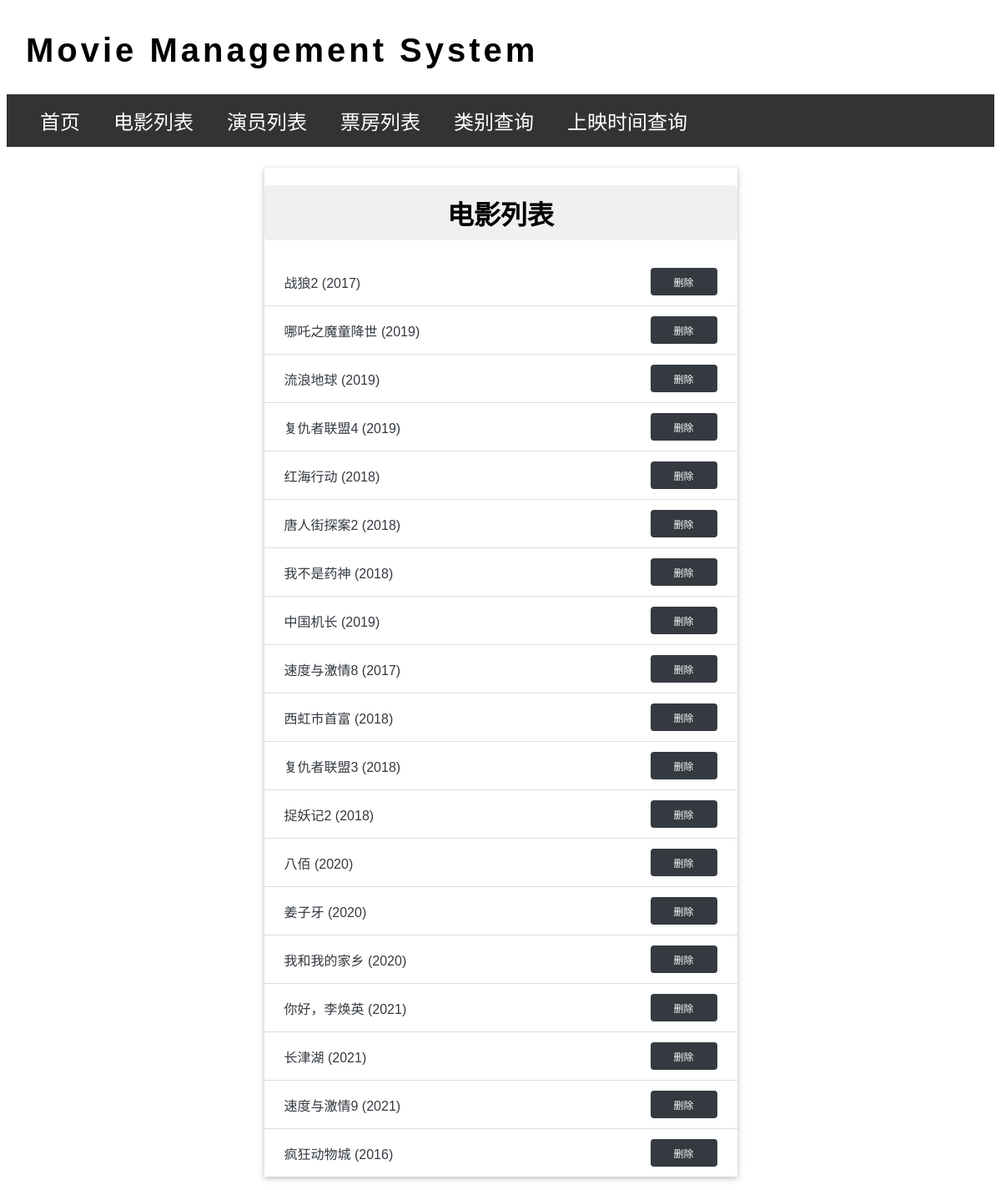
The app's page /movie_list, older data.
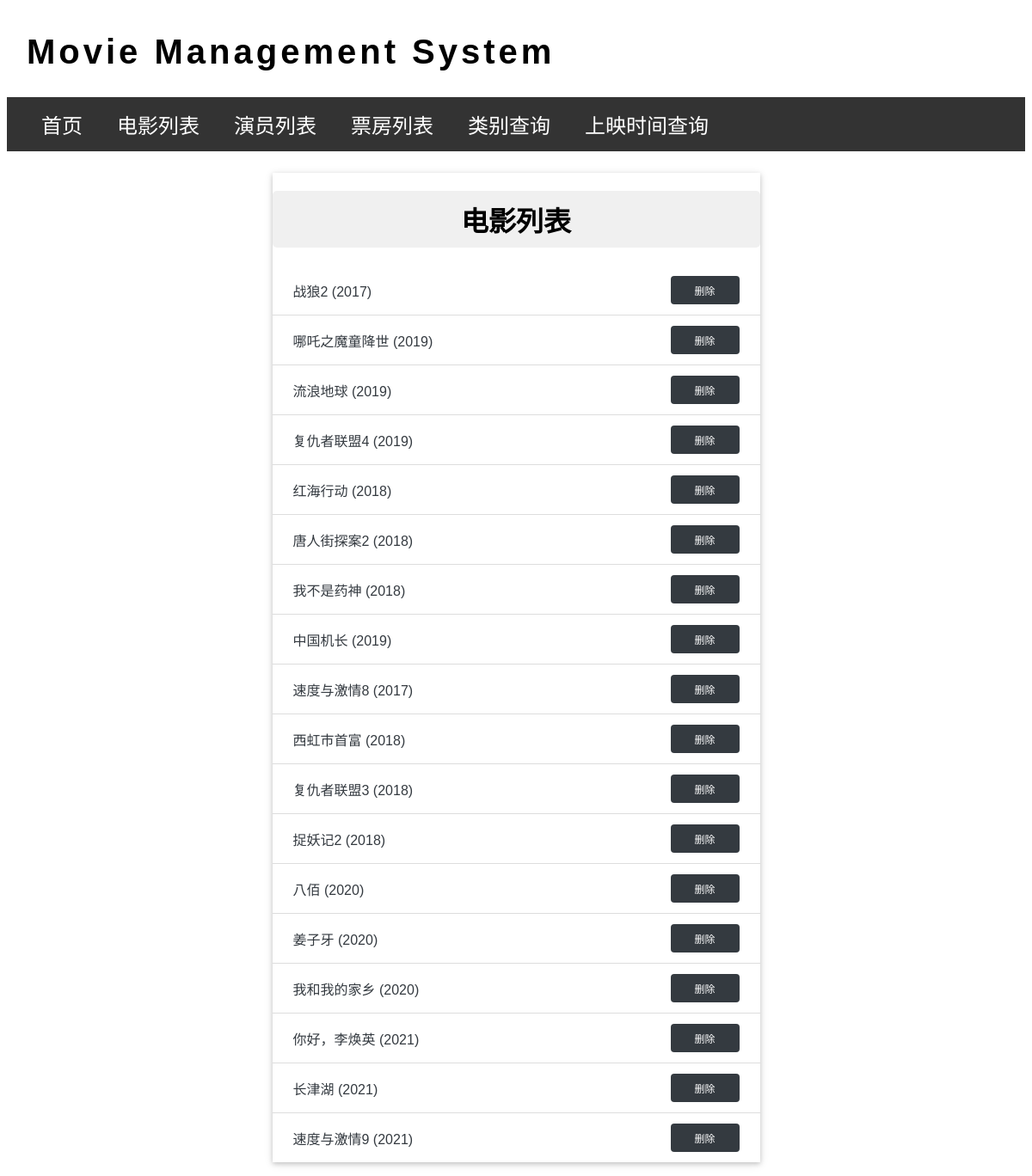
The same page, newer data.
### app.py (models this page shows)
class MovieInfo(db.Model):
    __tablename__ = 'movie_info'
    movie_id = db.Column(db.Integer, primary_key=True, autoincrement=True)
    movie_name = db.Column(db.String(255), nullable=False)
    release_date = db.Column(db.DateTime)
    country = db.Column(db.String(20))
    genre = db.Column(db.String(10))
    year = db.Column(db.Integer, nullable=False)
    director = db.Column(db.String(255))  # 导演
    box_office = db.relationship('MoveBox', backref='movie', uselist=False)

### app.py (the view)
@app.route('/movie_list')
def movie_list():
    movies = MovieInfo.query.all()
    return render_template('movie_list.html', movies=movies)

### templates/movie_list.html
{% extends 'base.html' %}
{% block content %}
<div class="main-section">
    <ul class="movie-list">
        <h1 class="centered-title">电影列表</h1>
        {% for movie in movies %}
            <li>
                <a href="{{ url_for('show_movie', movie_id=movie.movie_id) }}" class="movie-info">
                    {{ movie.movie_name }} ({{ movie.year }})
                </a>
                <div class="btn-container">
                    <form action="{{ url_for('delete_movie', movie_id=movie.movie_id) }}" method="post" onsubmit="return confirm('确定要删除这部电影吗？')">
                        <button type="submit" class="btn btn-delete">删除</button>
                    </form>
                </div>
            </li>
        {% endfor %}
    </ul>
</div>
{% endblock %}

### templates/base.html (shortened to what this page needs)
<!DOCTYPE html>
<html lang="en">
<head>
    <link rel="stylesheet" href="{{ url_for('static', filename='style.css') }}">
</head>
<body>
    <header>
        <h1>Movie Management System</h1>
    </header>
    <nav>
        <ul class="nav-links">
            <li><a href="{{ url_for('index') }}">首页</a></li>
            <li><a href="{{ url_for('movie_list') }}">电影列表</a></li>
            <li><a href="{{ url_for('actor_list') }}">演员列表</a></li>
            <li><a href="{{ url_for('box_office_list') }}">票房列表</a></li>
            <li><a href="{{ url_for('search_by_genre') }}">类别查询</a></li>
            <li><a href="{{ url_for('search_by_year') }}">上映时间查询</a></li>
        </ul>
    </nav>
    {% block content %}{% endblock %}
</body>
</html>

### static/style.css (style rules this page uses)
body { font-family: Helvetica, Arial, sans-serif; }
header { display: flex; align-items: center; justify-content: space-between; padding: 3px; }
header h1 { font-size: 40px; letter-spacing: 4px; margin-left: 20px; flex-grow: 1; }
.main-section { display: flex; align-items: flex-start; justify-content: space-between; padding: 25px; }
.centered-title { text-align: center; background-color: #f0f0f0; padding: 10px; border-radius: 5px; }
.movie-list li { padding: 12px 24px; border-bottom: 1px solid #ddd; display: flex; justify-content: space-between; align-items: center; }
.movie-list li:last-child { border-bottom:none; }
.movie-list li a { color: #343a40; text-decoration: none; flex-grow: 1; }
.movie-list .btn, .movie-list .btn-delete { padding: 8px 15px; margin-left: 10px; background-color: #343a40; color: white; border: none; border-radius: 4px; cursor: pointer; transition: background-color 0.3s; text-decoration: none; display: inline-block; width: 80px; text-align: center; }
.movie-list .btn-container { display: flex; justify-content: flex-end; flex-grow: 1; }
nav { display: flex; justify-content: space-between; background-color: #333; padding: 0 20px; }
.nav-links, .auth-links { list-style-type: none; display: flex; padding: 0; margin: 0; }
.nav-links li, .auth-links li { padding: 14px 20px; }
.nav-links a, .auth-links a { text-decoration: none; color: white; font-size: 24px; }
.btn { font-family: Arial, sans-serif; font-weight: normal; font-size: 12px; padding: 3px 5px; text-decoration: none; cursor: pointer; background-color: white; color: black; border: 1px solid #555555; border-radius: 5px; }
.btn-delete { display: inline-block; margin: 0 auto; }
.btn { text-align: center; }
.movie-list { list-style-type: none; padding: 0; margin: 0 auto; width: 50%; box-shadow: 0 2px 5px rgba(0, 0, 0, 0.16), 0 2px 10px rgba(0, 0, 0, 0.12); }

Row changes from the older to the newer data that the page shows:
removed MovieInfo: movie_name "疯狂动物城", year "2016"
